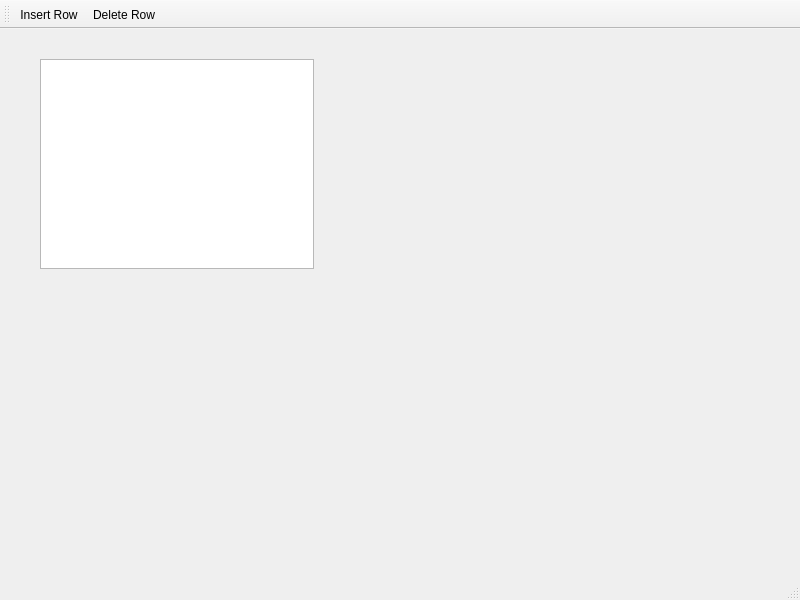
<?xml version="1.0" encoding="UTF-8"?>
<ui version="4.0">
 <class>MainWindow</class>
 <widget class="QMainWindow" name="MainWindow">
  <property name="geometry">
   <rect>
    <x>0</x>
    <y>0</y>
    <width>800</width>
    <height>600</height>
   </rect>
  </property>
  <property name="windowTitle">
   <string>MainWindow</string>
  </property>
  <widget class="QWidget" name="centralwidget">
   <widget class="QWidget" name="hotelWidget" native="true">
    <property name="geometry">
     <rect>
      <x>40</x>
      <y>30</y>
      <width>274</width>
      <height>210</height>
     </rect>
    </property>
    <property name="sizePolicy">
     <sizepolicy hsizetype="Maximum" vsizetype="Maximum">
      <horstretch>0</horstretch>
      <verstretch>0</verstretch>
     </sizepolicy>
    </property>
    <layout class="QVBoxLayout" name="verticalLayout">
     <item>
      <widget class="QTableView" name="tableView"/>
     </item>
    </layout>
   </widget>
  </widget>
  <widget class="QStatusBar" name="statusbar"/>
  <widget class="QToolBar" name="toolBar">
   <property name="windowTitle">
    <string>toolBar</string>
   </property>
   <attribute name="toolBarArea">
    <enum>TopToolBarArea</enum>
   </attribute>
   <attribute name="toolBarBreak">
    <bool>false</bool>
   </attribute>
   <addaction name="actionInsertRow"/>
   <addaction name="actionDeleteRow"/>
  </widget>
  <action name="actionInsertRow">
   <property name="text">
    <string>Insert Row</string>
   </property>
  </action>
  <action name="actionDeleteRow">
   <property name="text">
    <string>Delete Row</string>
   </property>
  </action>
 </widget>
 <resources/>
 <connections/>
</ui>
